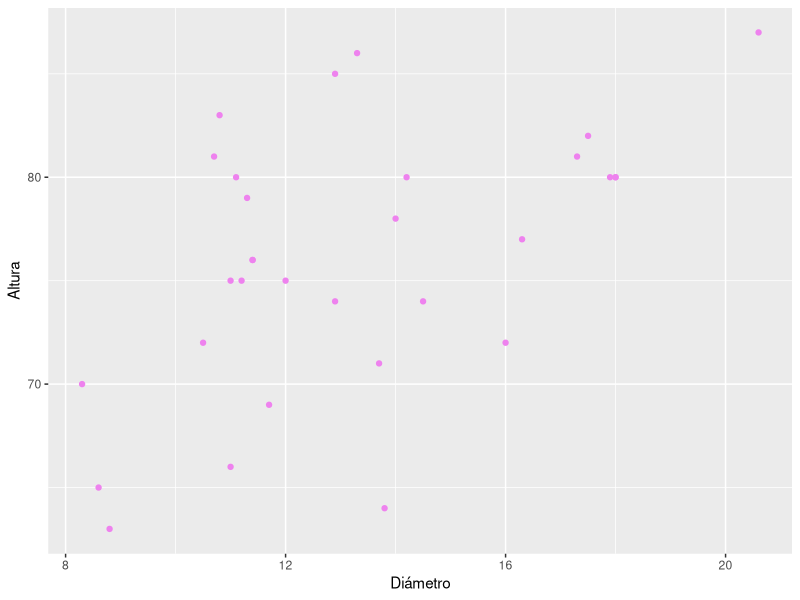
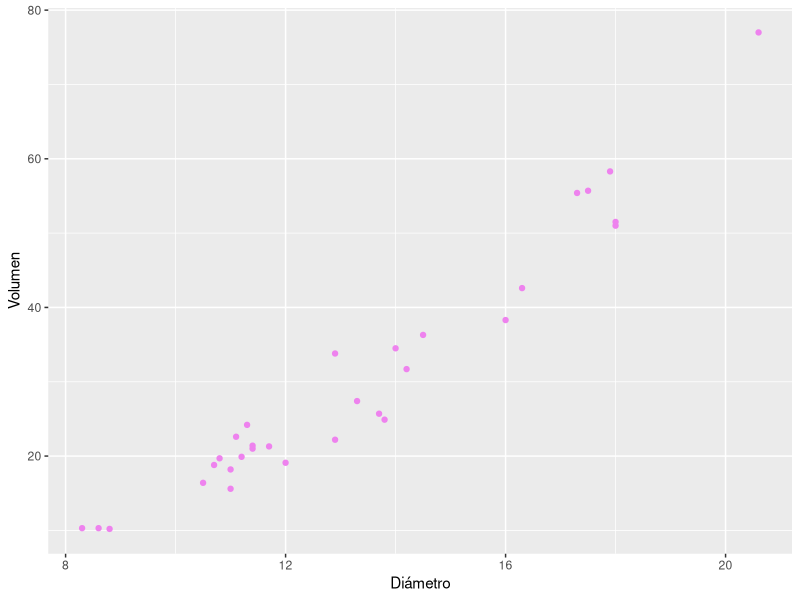
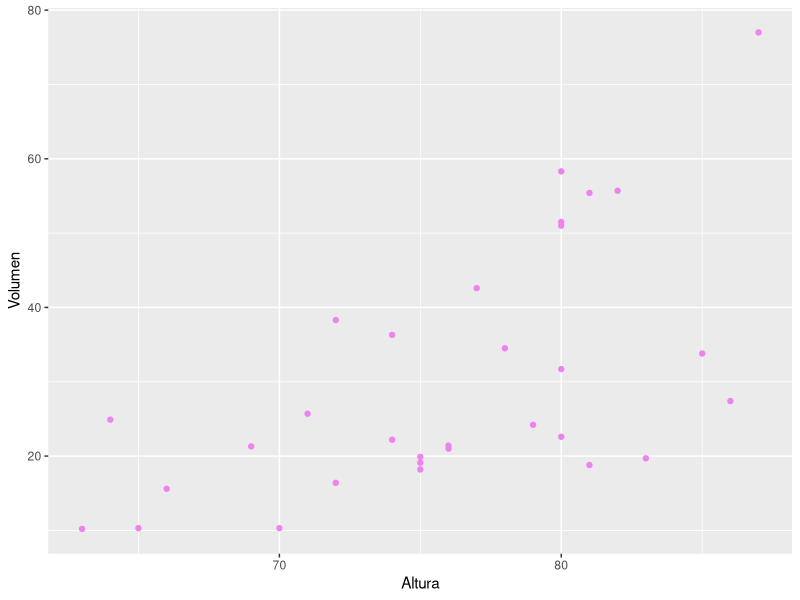
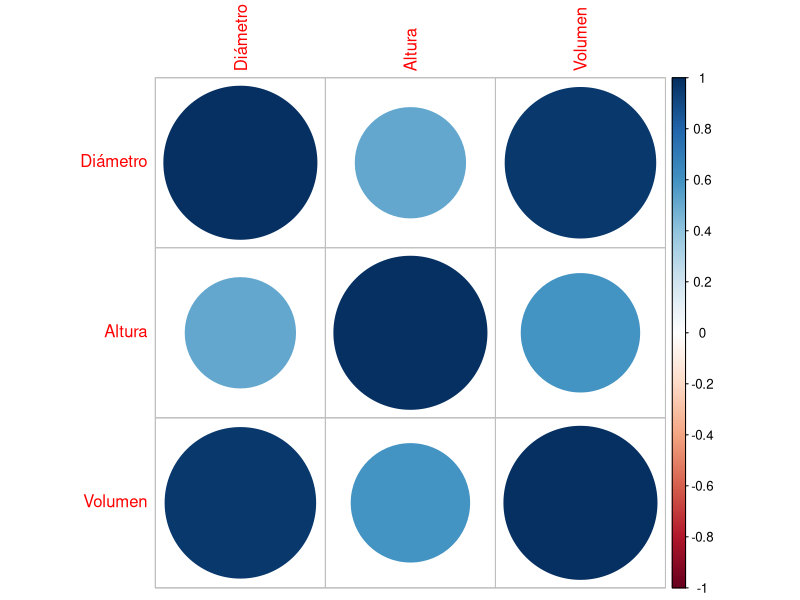
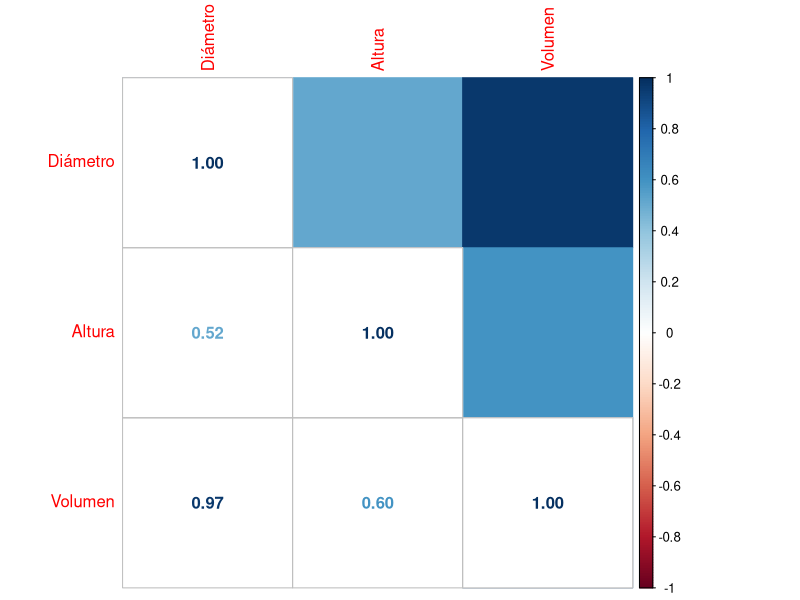

R code for these plots, in order:
## ---- chunk 1
# Cargamos la base de datos
data("trees")
## ---- chunk 2
# Vemos los primeros datos
head(trees)
## ---- chunk 3
# Cambiamos los nombres a las columnas
colnames(trees) <- c("Diámetro", "Altura", "Volumen")

head(trees)
## ---- chunk 4
mu <- apply(trees, 2, mean) # el 2 indica que se aplica la función a cada columna, de aplicarlo por fila debe ir un 1
mu
## ---- chunk 5
sigma2 <- apply(trees, 2, var)
sigma2
## ---- chunk 6
library(ggplot2)
## ---- chunk 7
# Diámetro vs. altura
ggplot(trees, aes(x = Diámetro, y = Altura)) +
  geom_point(colour = "violet")
## ---- chunk 8
# Diámetro vs. volumen
ggplot(trees, aes(x = Diámetro, y = Volumen)) +
  geom_point(colour = "violet")
## ---- chunk 9
# Altura vs. volumne
ggplot(trees, aes(x = Altura, y = Volumen)) +
  geom_point(colour = "violet")
## ---- chunk 10
cov(trees)
## ---- chunk 11
Corr <- cor(trees)
Corr
## ---- chunk 12
library(corrplot)
## ---- chunk 13
corrplot(Corr)
corrplot(Corr, type = "upper", method = "color", tl.pos = "tp")
corrplot(Corr, add = TRUE, type = "lower", method = "number", tl.pos = "n", cl.pos = "n")
